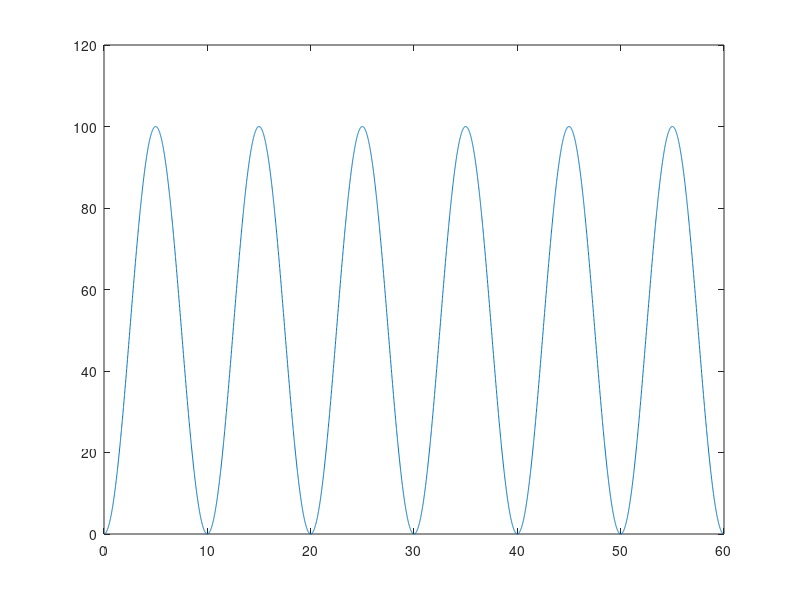

MATLAB code to generate this figure: (Note: this script raises an error after producing the figure.)
% Log scale.

clear all;
addpath('../lib');


%% lets plot 3 cycles of 50Hz AC voltage
f = 50;
Vm = 10;
phi = 0;

% generate the signal
t = [0:0.00001:3/f];
th = 2*pi*f*t;
v = Vm*sin(th+phi);
vsqr = v.^2 + 1E-5;

figure;
plot(t*1E3, vsqr);

%% plot now
opt.XLabel = 'Time, t (ms)'; % xlabel
opt.YLabel = 'Voltage, V (V)'; %ylabel
opt.YScale = 'log';

% Save? comment the following line if you do not want to save
opt.FileName = 'plotSimpleLog.eps'; 

% create the plot
setPlotProp(opt);
    